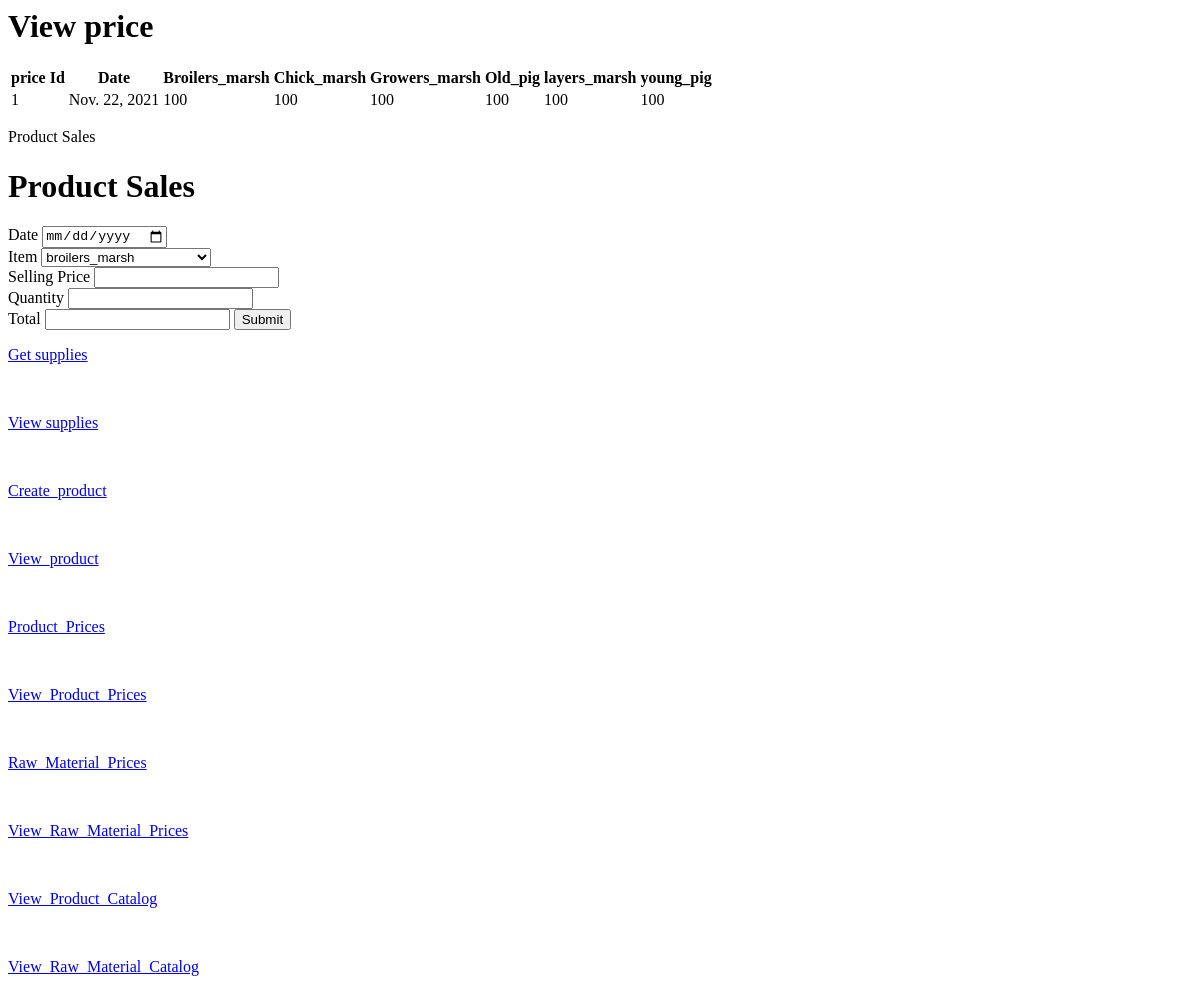
Page /view_product_catalog on the earlier database version.
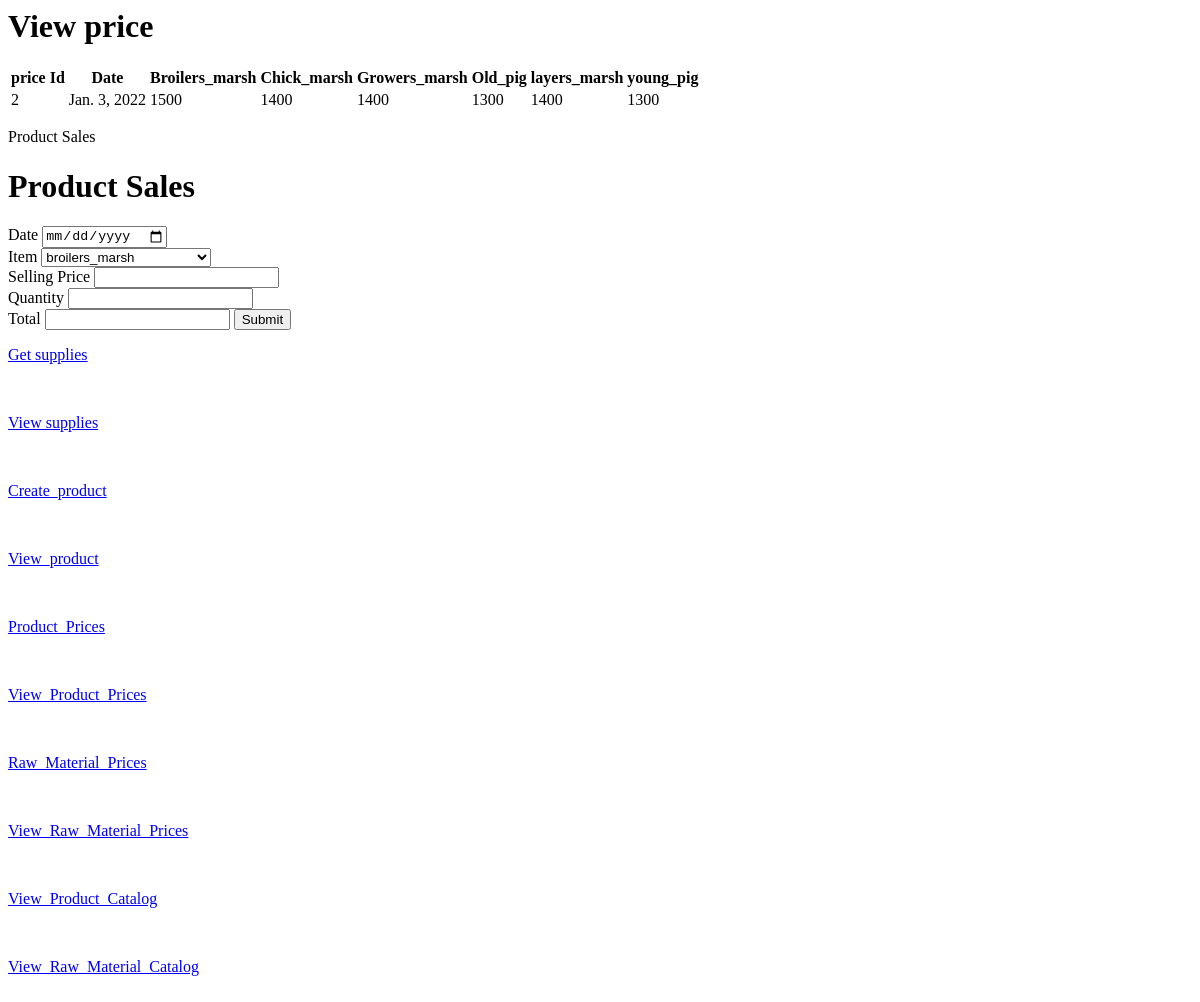
Same page on the later database version.
### profit_pen_app/models.py (models this page shows, shortened)
class ProductPrices(models.Model):
	date = models.DateField()
	broilers_marsh = models.IntegerField(default = 0)
	chick_marsh = models.IntegerField(default=0)
	old_pig = models.IntegerField(default=0)
	growers_marsh = models.IntegerField(default=0)
	layers_marsh = models.IntegerField(default=0)
	young_pig = models.IntegerField(default=0)

### profit_pen_app/views.py (the view)
# urls.py: path('view_product_catalog',views.viewing_product_catalog, name = "view_product_catalog"),
def viewing_product_catalog(request):
	start_date = request.GET.get('start_date')
	end_date = request.GET.get('end_date')
	p_q = ProductQuantities.objects.filter(date__range=[start_date, end_date])
	l_p_q = ProductQuantities.objects.last()
	l_p_p = ProductPrices.objects.last()
	context = {}
	form = ProductSalesForm(request.POST or None)
	if form.is_valid():
		product = form.cleaned_data['product']
		quantity = form.cleaned_data['quantity']
		print("Hello we are now here")
		product_sales_quantity_deduction(product,quantity)
		form.save()
	context['form'] = form
	context['p_q'] = p_q
	context['l_p_q'] = l_p_q
	context['l_p_p'] = l_p_p
	return render(request, "view_product_catalog.html", context)

### profit_pen_app/forms.py
class ProductSalesForm(forms.ModelForm):
	YEARS= [x for x in range(2000,2030)]
	date = forms.DateField(label='Date', widget=forms.SelectDateWidget(years=YEARS),initial=timezone.now())
	product = forms.ChoiceField(choices = PRODUCT_CHOICES)
	quantity = forms.IntegerField()
	selling_price = forms.IntegerField()
	total = forms.IntegerField()
	class Meta:
		model = ProductSales
		fields = ["date","product","quantity","selling_price","total"]

### profit_pen_app/templates/profit_pen_app/view_product_catalog.html (shortened to what this page needs)
<html>
<head>
</head>
<body>
    <h1>View price</h1>
     <table style="border:1px">
                    <ul>
                    <tr>
                        <th>price Id</th>
                        <th>Date</th>
                        <th>Broilers_marsh</th>
                        <th>Chick_marsh</th>
                        <th>Growers_marsh</th>
                        <th>Old_pig</th>
                        <th>layers_marsh</th>
                        <th>young_pig</th>
                    </tr>
                    <tr>
                        <td>{{ l_p_p.id}} </td>
                        <td>{{ l_p_p.date }} </td>
                        <td>{{ l_p_p.broilers_marsh }}</td>
                        <td>{{ l_p_p.chick_marsh }}</td>
                        <td>{{ l_p_p.growers_marsh }}</td>
                        <td>{{ l_p_p.old_pig }}</td>
                        <td>{{ l_p_p.layers_marsh }}</td>
                        <td>{{ l_p_p.young_pig }} </td>
                    </tr>
                </table>
<form method="POST" enctype="multipart/form-data" autocomplete="on">
    <p>Product Sales</p>
    <h1>Product  Sales</h1>
    <label>Date</label>
    <input id="id_date" type="date"> <br/>
    <label>Item</label>
    <select name="product" id="id_product">
      <option value="broilers_marsh">broilers_marsh</option>
    </select> <br/>
    <label>Selling Price</label>
    <input id="id_selling_price" type="number" onchange="autofill()"> <br/>
    <label>Quantity</label>
    <input id="id_quantity" type="number"  onkeyup="autofill(this.value);" ><br/>
    <label>Total</label>
    <input id ="id_total" type="number">
    <input type="submit" value="Submit">
</form>
</body>
<div>
            <a href="{% url 'get_supply' %}"><p>Get supplies</p></a><br/>
            <a href="{% url 'view_supplies' %}"><p>View supplies</p></a><br/>
            <a href="{% url 'create_products' %}"><p>Create_product</p></a><br/>
            <a href="{% url 'view_products' %}"><p>View_product</p></a><br/>
            <a href="{% url 'create_product_prices' %}"><p>Product_Prices</p></a><br/>
            <a href="{% url 'view_product_prices' %}"><p>View_Product_Prices</p></a><br/>
            <a href="{% url 'create_raw_material_prices' %}"><p>Raw_Material_Prices</p></a><br/>
            <a href="{% url 'view_raw_material_prices' %}"><p>View_Raw_Material_Prices</p></a><br/>
            <a href="{% url 'view_product_catalog' %}"><p>View_Product_Catalog</p></a><br/>
            <a href="{% url 'view_raw_material_catalog' %}"><p>View_Raw_Material_Catalog</p></a><br/>
</div>
</html>

Differences in the rows shown:
no longer on this page (row unchanged): ProductPrices: id "1", date "Nov. 22, 2021", broilers_marsh "100", chick_marsh "100", growers_marsh "100", old_pig "100", layers_marsh "100", young_pig "100"
added ProductPrices: id "2", date "Jan. 3, 2022", broilers_marsh "1500", chick_marsh "1400", growers_marsh "1400", old_pig "1300", layers_marsh "1400", young_pig "1300"
